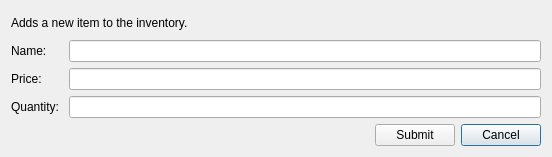
<?xml version="1.0" encoding="UTF-8"?>
<ui version="4.0">
 <class>AddInvPopup</class>
 <widget class="QDialog" name="AddInvPopup">
  <property name="geometry">
   <rect>
    <x>0</x>
    <y>0</y>
    <width>400</width>
    <height>157</height>
   </rect>
  </property>
  <property name="windowTitle">
   <string>New Inventory Item</string>
  </property>
  <layout class="QGridLayout" name="gridLayout_2">
   <item row="4" column="1">
    <spacer name="horizontalSpacer_2">
     <property name="orientation">
      <enum>Qt::Horizontal</enum>
     </property>
     <property name="sizeType">
      <enum>QSizePolicy::Fixed</enum>
     </property>
     <property name="sizeHint" stdset="0">
      <size>
       <width>300</width>
       <height>20</height>
      </size>
     </property>
    </spacer>
   </item>
   <item row="4" column="3">
    <widget class="QPushButton" name="buttonCancel">
     <property name="text">
      <string>Cancel</string>
     </property>
    </widget>
   </item>
   <item row="4" column="2">
    <widget class="QPushButton" name="buttonSubmit">
     <property name="text">
      <string>Submit</string>
     </property>
    </widget>
   </item>
   <item row="4" column="0">
    <spacer name="horizontalSpacer">
     <property name="orientation">
      <enum>Qt::Horizontal</enum>
     </property>
     <property name="sizeType">
      <enum>QSizePolicy::Fixed</enum>
     </property>
     <property name="sizeHint" stdset="0">
      <size>
       <width>40</width>
       <height>20</height>
      </size>
     </property>
    </spacer>
   </item>
   <item row="0" column="0" colspan="2">
    <widget class="QLabel" name="labelInvPopupInfo">
     <property name="text">
      <string>Adds a new item to the inventory.</string>
     </property>
    </widget>
   </item>
   <item row="1" column="1" colspan="3">
    <widget class="QLineEdit" name="lineEdit_3"/>
   </item>
   <item row="2" column="1" colspan="3">
    <widget class="QLineEdit" name="lineEdit_2"/>
   </item>
   <item row="3" column="1" colspan="3">
    <widget class="QLineEdit" name="lineEdit"/>
   </item>
   <item row="1" column="0">
    <widget class="QLabel" name="labelName">
     <property name="text">
      <string>Name: </string>
     </property>
    </widget>
   </item>
   <item row="2" column="0">
    <widget class="QLabel" name="label_2">
     <property name="text">
      <string>Price: </string>
     </property>
    </widget>
   </item>
   <item row="3" column="0">
    <widget class="QLabel" name="label_3">
     <property name="text">
      <string>Quantity: </string>
     </property>
    </widget>
   </item>
  </layout>
 </widget>
 <resources/>
 <connections/>
</ui>
